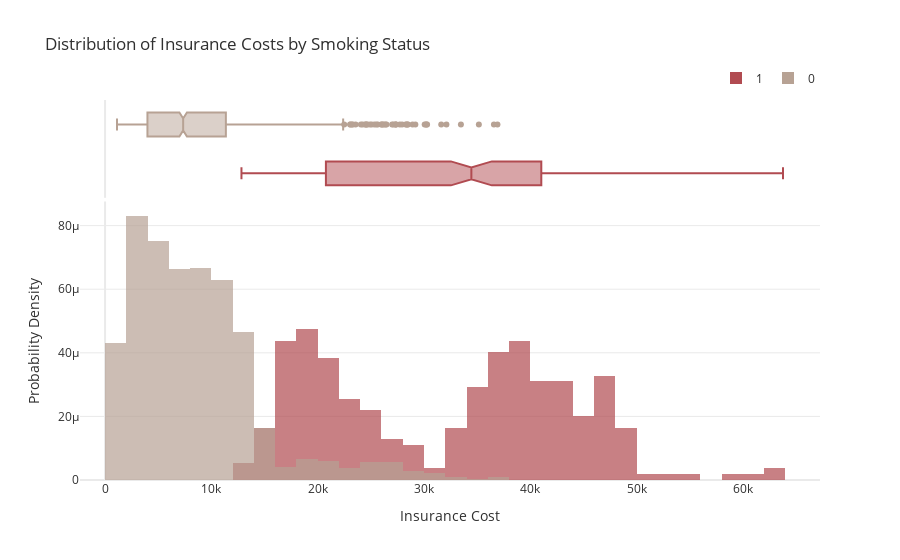

Source (notebook cell):
### Code cell
px.defaults.template = "plotly_white"



fig=px.histogram(insurance_df, x='charges', color='smoker', opacity=0.7, barmode='overlay',
                 histnorm='probability density', marginal='box', 
                 title="Distribution of Insurance Costs by Smoking Status",
                 color_discrete_sequence=['#B14B51','#B7A294']) 
fig.update_layout(font_color="#303030", xaxis_title='Insurance Cost',
                  yaxis=dict(title='Probability Density', gridcolor='#EAEAEA', zerolinecolor='#EAEAEA'),
                  legend=dict(orientation="h", yanchor="bottom", y=1.02, xanchor="right", x=1, title=""))
fig.update_xaxes(showgrid=False, zerolinecolor='#EAEAEA')

pio.write_html(fig, file="myhistogram1.html", auto_open=False)

fig.show()

### Figure 1 — Plotly figure (JSON) as saved in the notebook; plotly's stock layout.template omitted (floating-point values rounded to 4 significant figures; data arrays with more than 128 entries replaced by an {"elided": "..."} marker saying what was removed)
{"data": [{"alignmentgroup": "True", "bingroup": "x", "histnorm": "probability density", "hovertemplate": "smoker=1<br>charges=%{x}<br>probability density=%{y}<extra></extra>", "legendgroup": "1", "marker": {"color": "#B14B51", "opacity": 0.7, "pattern": {"shape": ""}}, "name": "1", "offsetgroup": "1", "orientation": "v", "showlegend": true, "type": "histogram", "x": {"elided": "274 float values"}, "xaxis": "x", "yaxis": "y"}, {"alignmentgroup": "True", "hovertemplate": "smoker=1<br>charges=%{x}<extra></extra>", "legendgroup": "1", "marker": {"color": "#B14B51"}, "name": "1", "notched": true, "offsetgroup": "1", "showlegend": false, "type": "box", "x": {"elided": "274 float values"}, "xaxis": "x2", "yaxis": "y2"}, {"alignmentgroup": "True", "bingroup": "x", "histnorm": "probability density", "hovertemplate": "smoker=0<br>charges=%{x}<br>probability density=%{y}<extra></extra>", "legendgroup": "0", "marker": {"color": "#B7A294", "opacity": 0.7, "pattern": {"shape": ""}}, "name": "0", "offsetgroup": "0", "orientation": "v", "showlegend": true, "type": "histogram", "x": {"elided": "1064 float values"}, "xaxis": "x", "yaxis": "y"}, {"alignmentgroup": "True", "hovertemplate": "smoker=0<br>charges=%{x}<extra></extra>", "legendgroup": "0", "marker": {"color": "#B7A294"}, "name": "0", "notched": true, "offsetgroup": "0", "showlegend": false, "type": "box", "x": {"elided": "1064 float values"}, "xaxis": "x2", "yaxis": "y2"}], "layout": {"barmode": "overlay", "font": {"color": "#303030"}, "legend": {"orientation": "h", "title": {"text": ""}, "tracegroupgap": 0, "x": 1, "xanchor": "right", "y": 1.02, "yanchor": "bottom"}, "title": {"text": "Distribution of Insurance Costs by Smoking Status"}, "xaxis": {"anchor": "y", "domain": [0, 1], "showgrid": false, "title": {"text": "Insurance Cost"}, "zerolinecolor": "#EAEAEA"}, "xaxis2": {"anchor": "y2", "domain": [0, 1], "matches": "x", "showgrid": false, "showticklabels": false, "zerolinecolor": "#EAEAEA"}, "yaxis": {"anchor": "x", "domain": [0, 0.7326], "gridcolor": "#EAEAEA", "title": {"text": "Probability Density"}, "zerolinecolor": "#EAEAEA"}, "yaxis2": {"anchor": "x2", "domain": [0.7426, 1], "matches": "y2", "showgrid": false, "showline": false, "showticklabels": false, "ticks": ""}}}
